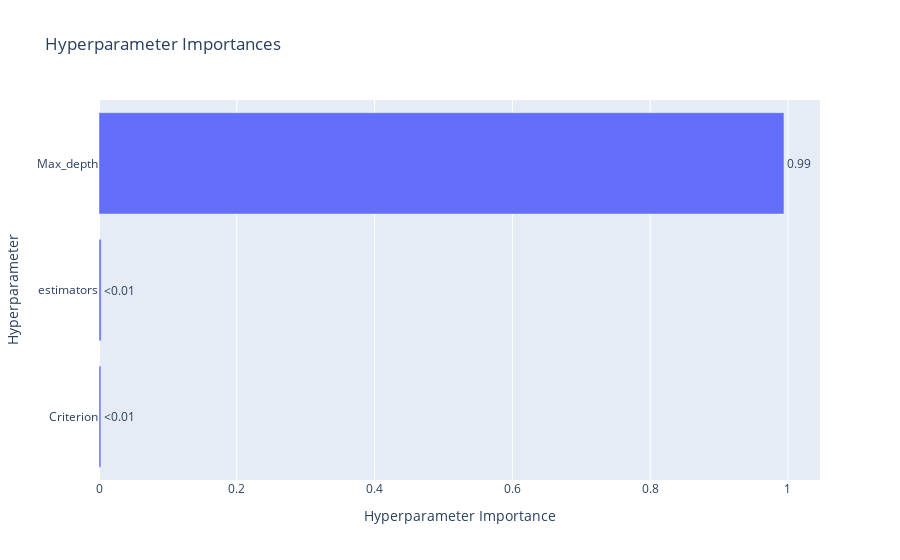

Notebook code for this chart:
### Code cell
optuna.visualization.plot_param_importances(studyRF)

### Figure 1 — Plotly figure (JSON) as saved in the notebook; plotly's stock layout.template omitted (floating-point values rounded to 4 significant figures)
{"data": [{"cliponaxis": false, "hovertemplate": ["Criterion (CategoricalDistribution): 0.00274506934617708<extra></extra>", "estimators (IntDistribution): 0.003078857124376852<extra></extra>", "Max_depth (IntDistribution): 0.994176073529446<extra></extra>"], "name": "Objective Value", "orientation": "h", "text": ["<0.01", "<0.01", "0.99"], "textposition": "outside", "type": "bar", "x": [0.002745, 0.003079, 0.9942], "y": ["Criterion", "estimators", "Max_depth"]}], "layout": {"title": {"text": "Hyperparameter Importances"}, "xaxis": {"title": {"text": "Hyperparameter Importance"}}, "yaxis": {"title": {"text": "Hyperparameter"}}}}
